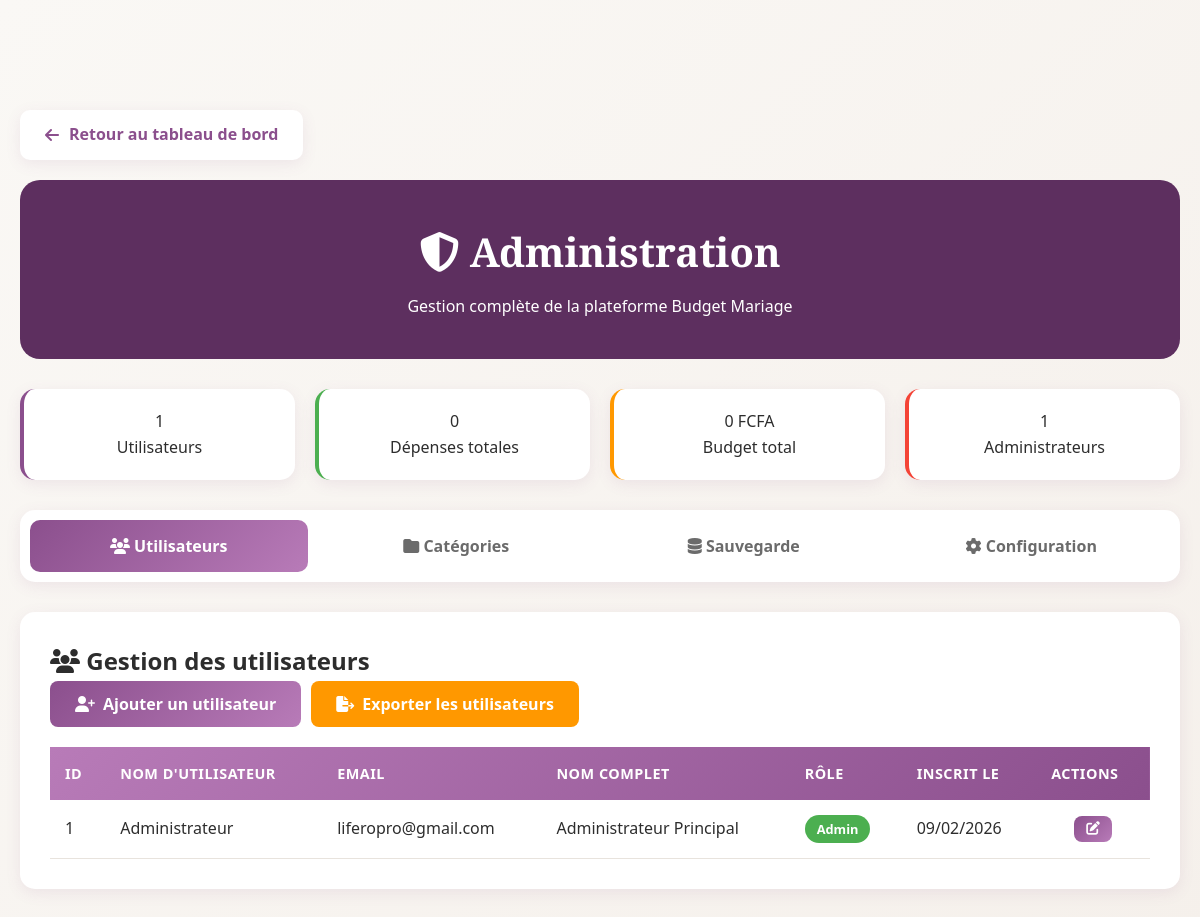
/admin/admin.php (signed in), run on the app's committed database.
### tables this page shows
CREATE TABLE `users` (
  `id` INT AUTO_INCREMENT PRIMARY KEY,
  `username` VARCHAR(50) UNIQUE,
  `email` VARCHAR(100) UNIQUE,
  `password` VARCHAR(255),
  `full_name` VARCHAR(100),
  `role` ENUM('admin', 'user'),
  `created_at` TIMESTAMP DEFAULT CURRENT_TIMESTAMP,
  `last_login` TIMESTAMP NULL DEFAULT CURRENT_TIMESTAMP
);

### config/config.php (called while the page is built, shortened)
<?php
function getDBConnection() {
    try {
        $conn = new PDO(
            "mysql:host=" . DB_HOST . ";dbname=" . DB_NAME . ";charset=utf8mb4",
            DB_USER,
            DB_PASS,
            [
                PDO::ATTR_ERRMODE => PDO::ERRMODE_EXCEPTION,
                PDO::ATTR_DEFAULT_FETCH_MODE => PDO::FETCH_ASSOC,
                PDO::ATTR_EMULATE_PREPARES => false
            ]
        );
        return $conn;
    } catch(PDOException $e) {
        die("Erreur de connexion : " . $e->getMessage());
    }
}
function formatCurrency($amount) {
    return number_format($amount, 0, ',', ' ') . ' FCFA';
}
?>

### auth/AuthManager.php (called while the page is built, shortened)
<?php
require_once __DIR__ . '/../config/config.php';
class AuthManager {
    private $conn;
    public function __construct() {
        $this->conn = getDBConnection();
    }
    private function createUsersTable() {
        $sql = "CREATE TABLE IF NOT EXISTS users (
            id INT AUTO_INCREMENT PRIMARY KEY,
            username VARCHAR(50) NOT NULL UNIQUE,
            email VARCHAR(100) NOT NULL UNIQUE,
            password VARCHAR(255) NOT NULL,
            full_name VARCHAR(100) NULL,
            role ENUM('admin', 'user') DEFAULT 'user',
            created_at TIMESTAMP DEFAULT CURRENT_TIMESTAMP,
            last_login TIMESTAMP NULL,
            INDEX idx_username (username),
            INDEX idx_email (email)
        ) ENGINE=InnoDB DEFAULT CHARSET=utf8mb4 COLLATE=utf8mb4_unicode_ci";
        try {
            $this->conn->exec($sql);
        } catch(PDOException $e) {
        }
    }
    public function getAllUsers() {
        $sql = "SELECT id, username, email, full_name, role, created_at, last_login FROM users ORDER BY created_at DESC";
        $stmt = $this->conn->query($sql);
        return $stmt->fetchAll();
    }
}
?>

### ExpenseManager.php (called while the page is built, shortened)
<?php
require_once 'config/config.php';
class ExpenseManager {
    private $conn;
    public function __construct() {
        $this->conn = getDBConnection();
    }
    public function getGrandTotal($userId = null) {
        $sql = "SELECT SUM(quantity * unit_price * frequency) as total FROM expenses WHERE user_id = ?";
        $stmt = $this->conn->prepare($sql);
        $stmt->execute([$userId]);
        $result = $stmt->fetch();
        return floatval($result['total'] ?? 0);
    }
    public function getStats($userId = null) {
        $sql = "SELECT
                COUNT(*) as total_items,
                SUM(CASE WHEN paid = 1 THEN 1 ELSE 0 END) as paid_items,
                SUM(CASE WHEN paid = 0 THEN 1 ELSE 0 END) as unpaid_items
                FROM expenses WHERE user_id = ?";
        $stmt = $this->conn->prepare($sql);
        $stmt->execute([$userId]);
        return $stmt->fetch();
    }
}
?>

### admin/admin.php (the view, shortened to what this page needs)
<?php
require_once __DIR__ . '/../auth/AuthManager.php';
require_once '../ExpenseManager.php';
$manager = new ExpenseManager();
$auth = new AuthManager();
?>
<!DOCTYPE html>
<html lang="fr">
<head>
    <link rel="stylesheet" href="https://cdnjs.cloudflare.com/ajax/libs/font-awesome/6.4.0/css/all.min.css">
    <link rel="stylesheet" href="../assets/css/style.css">
</head>
<body>
    <div class="admin-container">
        <a href="../index.php" class="back-link">
            <i class="fas fa-arrow-left"></i> Retour au tableau de bord
        </a>
        <div class="admin-header">
            <h1><i class="fas fa-shield-alt"></i> Administration</h1>
            <p>Gestion complète de la plateforme Budget Mariage</p>
        </div>
        <div class="admin-stats">
            <div class="admin-stat-card primary">
                <div class="stat-value">
                    <?php
                    $users = $auth->getAllUsers();
                    echo count($users);
                    ?>
                </div>
                <div class="stat-label">Utilisateurs</div>
            </div>
            <div class="admin-stat-card success">
                <div class="stat-value">
                    <?php
                    $totalExpenses = 0;
                    foreach ($users as $user) {
                        $totalExpenses += $manager->getStats($user['id'])['total_items'];
                    }
                    echo $totalExpenses;
                    ?>
                </div>
                <div class="stat-label">Dépenses totales</div>
            </div>
            <div class="admin-stat-card warning">
                <div class="stat-value">
                    <?php
                    $totalBudget = 0;
                    foreach ($users as $user) {
                        $totalBudget += $manager->getGrandTotal($user['id']);
                    }
                    echo formatCurrency($totalBudget);
                    ?>
                </div>
                <div class="stat-label">Budget total</div>
            </div>
            <div class="admin-stat-card danger">
                <div class="stat-value">
                    <?php
                    $admins = array_filter($users, function($user) {
                        return $user['role'] === 'admin';
                    });
                    echo count($admins);
                    ?>
                </div>
                <div class="stat-label">Administrateurs</div>
            </div>
        </div>
        <div class="admin-tabs">
            <button class="admin-tab active" onclick="switchAdminTab('users')">
                <i class="fas fa-users"></i> Utilisateurs
            </button>
            <button class="admin-tab" onclick="switchAdminTab('categories')">
                <i class="fas fa-folder"></i> Catégories
            </button>
            <button class="admin-tab" onclick="switchAdminTab('backup')">
                <i class="fas fa-database"></i> Sauvegarde
            </button>
            <button class="admin-tab" onclick="switchAdminTab('settings')">
                <i class="fas fa-cog"></i> Configuration
            </button>
        </div>
        <div class="admin-content">
            <div id="users-tab" class="admin-section active">
                <h2><i class="fas fa-users"></i> Gestion des utilisateurs</h2>
                <div class="user-actions">
                    <button class="btn btn-primary" onclick="addUser()">
                        <i class="fas fa-user-plus"></i> Ajouter un utilisateur
                    </button>
                    <button class="btn btn-warning" onclick="exportUsers()">
                        <i class="fas fa-file-export"></i> Exporter les utilisateurs
                    </button>
                </div>
                <div class="table-responsive">
                    <table>
                        <thead>
                            <tr>
                                <th>ID</th>
                                <th>Nom d'utilisateur</th>
                                <th>Email</th>
                                <th>Nom complet</th>
                                <th>Rôle</th>
                                <th>Inscrit le</th>
                                <th>Actions</th>
                            </tr>
                        </thead>
                        <tbody>
                            <?php foreach ($users as $user): ?>
                            <tr>
                                <td><?php echo $user['id']; ?></td>
                                <td><?php echo htmlspecialchars($user['username']); ?></td>
                                <td><?php echo htmlspecialchars($user['email']); ?></td>
                                <td><?php echo htmlspecialchars($user['full_name'] ?: '-'); ?></td>
                                <td>
                                    <span class="badge <?php echo $user['role'] === 'admin' ? 'badge-paid' : 'badge-unpaid'; ?>">
                                        <?php echo $user['role'] === 'admin' ? 'Admin' : 'User'; ?>
                                    </span>
                                </td>
                                <td><?php echo date('d/m/Y', strtotime($user['created_at'])); ?></td>
                                <td>
                                    <div class="action-buttons">
                                        <button class="btn btn-sm btn-primary" onclick="editUser(<?php echo $user['id']; ?>)">
                                            <i class="fas fa-edit"></i>
                                        </button>
                                    </div>
                                </td>
                            </tr>
                            <?php endforeach; ?>
                        </tbody>
                    </table>
                </div>
            </div>
        </div>
    </div>
</body>
</html>

### assets/css/style.css (style rules this page uses)
* { margin: 0; padding: 0; box-sizing: border-box; font-family: 'Segoe UI', Tahoma, Geneva, Verdana, sans-serif; }
:root { --primary: #8b4f8d; --primary-light: #b87bb8; --primary-dark: #5d2f5f; --secondary: #d4af37; --accent: #ff6b9d; --bg-main: #faf8f5; --bg-card: #ffffff; --text-primary: #2d2d2d; --text-secondary: #6b6b6b; --border: #e8e3dd; --success: #4caf50; --warning: #ff9800; --danger: #f44336; --shadow: rgba(139, 79, 141, 0.1); }
body { background: linear-gradient(135deg, #faf8f5 0%, #f5f0eb 100%); color: var(--text-primary); line-height: 1.6; min-height: 100vh; }
.table-responsive { overflow-x: auto; }
table { width: 100%; border-collapse: collapse; }
thead { background: linear-gradient(135deg, var(--primary-light) 0%, var(--primary) 100%); color: white; }
th { padding: 15px; text-align: left; font-weight: 600; font-size: 0.9rem; text-transform: uppercase; letter-spacing: 0.5px; }
td { padding: 15px; border-bottom: 1px solid var(--border); }
tbody tr { transition: background 0.2s ease; }
.btn { padding: 12px 25px; border: none; border-radius: 8px; font-size: 1rem; font-weight: 600; cursor: pointer; transition: all 0.3s ease; display: inline-flex; align-items: center; gap: 8px; }
.btn-primary { background: linear-gradient(135deg, var(--primary) 0%, var(--primary-light) 100%); color: white; }
.btn-warning { background: var(--warning); color: white; }
.btn-sm { padding: 6px 12px; font-size: 0.85rem; }
.badge { display: inline-block; padding: 4px 12px; border-radius: 20px; font-size: 0.8rem; font-weight: 600; }
.badge-paid { background: var(--success); color: white; }
.action-buttons { display: flex; gap: 5px; justify-content: center; }
.app-container, .profile-container, .settings-container, .admin-container, .guide-container { margin-top: 90px; }

### admin/admin.php (style rules this page uses)
.admin-container { max-width: 1400px; margin: 90px auto 20px; padding: 20px; }
.admin-header { background: linear-gradient(135deg, var(--primary-dark) 0%, #5d2f5f 100%); color: white; padding: 40px; border-radius: 20px; margin-bottom: 30px; text-align: center; }
.admin-header h1 { font-family: 'Playfair Display', serif; font-size: 2.5rem; margin-bottom: 10px; }
.admin-stats { display: grid; grid-template-columns: repeat(auto-fit, minmax(200px, 1fr)); gap: 20px; margin-bottom: 30px; }
.admin-stat-card { background: var(--bg-card); padding: 20px; border-radius: 15px; box-shadow: 0 4px 15px var(--shadow); text-align: center; }
.admin-stat-card.warning { border-left: 4px solid var(--warning); }
.admin-stat-card.success { border-left: 4px solid var(--success); }
.admin-stat-card.danger { border-left: 4px solid var(--danger); }
.admin-stat-card.primary { border-left: 4px solid var(--primary); }
.admin-tabs { display: flex; gap: 10px; margin-bottom: 30px; background: var(--bg-card); padding: 10px; border-radius: 15px; box-shadow: 0 4px 15px var(--shadow); flex-wrap: wrap; }
.admin-tab { flex: 1; min-width: 150px; padding: 15px 25px; border: none; background: transparent; color: var(--text-secondary); font-size: 1rem; font-weight: 600; cursor: pointer; border-radius: 10px; transition: all 0.3s ease; }
.admin-tab.active { background: linear-gradient(135deg, var(--primary) 0%, var(--primary-light) 100%); color: white; }
.admin-content { background: var(--bg-card); border-radius: 15px; padding: 30px; box-shadow: 0 4px 15px var(--shadow); margin-bottom: 30px; }
.admin-section { display: none; }
.admin-section.active { display: block; animation: fadeIn 0.5s ease; }
.user-actions { display: flex; gap: 10px; margin-bottom: 20px; }
.back-link { display: inline-flex; align-items: center; gap: 10px; padding: 12px 25px; background: var(--bg-card); color: var(--primary); text-decoration: none; border-radius: 10px; font-weight: 600; box-shadow: 0 4px 15px var(--shadow); transition: all 0.3s ease; margin-bottom: 20px; }

### data on the page
users: role "1", id "1", username "Administrateur", email "liferopro@gmail.com", full_name "Administrateur Principal", created_at "09/02/2026"

### other printed values
count($users) "1"
$totalExpenses "0"
formatCurrency($totalBudget) "0 FCFA"
